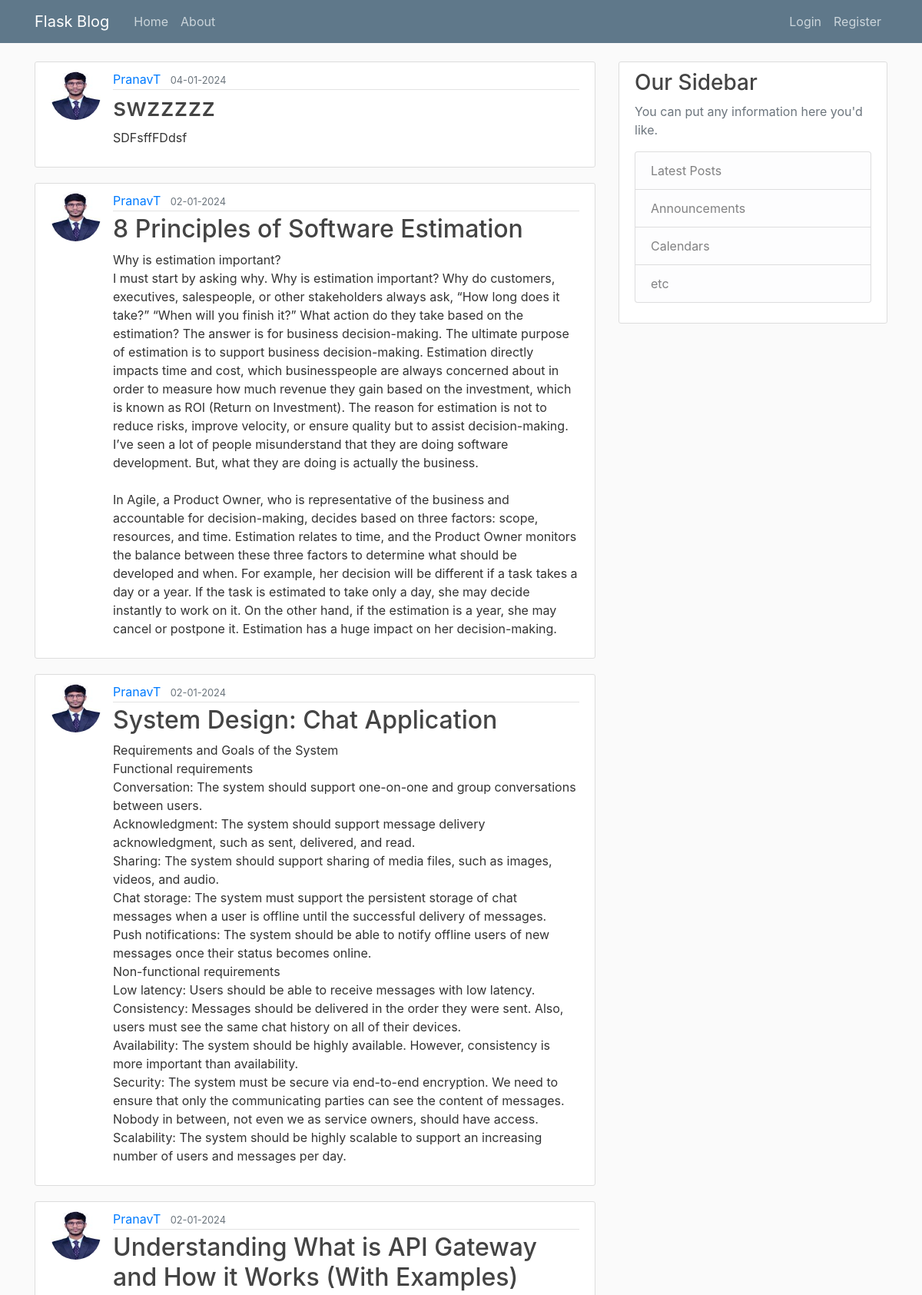
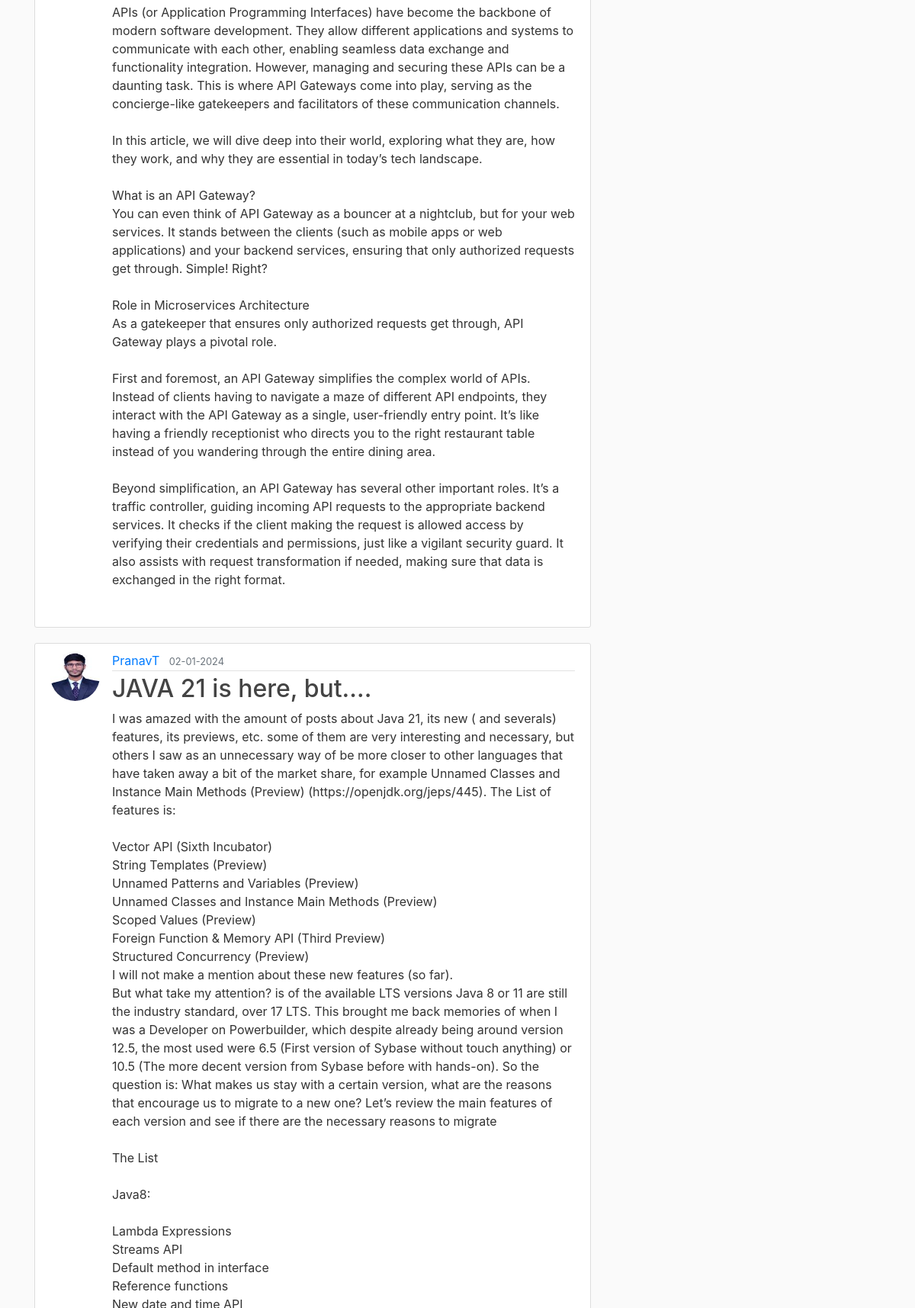
The page /home (upper part) on the database its author committed (2 pictures, top to bottom).
### flaskblog/models.py (models this page shows, shortened)
class Post(db.Model):
    id = db.Column(db.Integer, primary_key = True)
    title = db.Column(db.String(100), nullable=False)
    date_posted = db.Column(db.DateTime, nullable=False, default=datetime.now)
    content = db.Column(db.Text, nullable=False)
    user_id = db.Column(db.Integer, db.ForeignKey('user.id'), nullable=False )

class User(db.Model, UserMixin):
    id = db.Column(db.Integer, primary_key = True)
    username = db.Column(db.String(20), unique = True, nullable = False )
    email = db.Column(db.String(120), unique = True, nullable = False )
    image_file = db.Column(db.String(20), nullable=False, default='default.jpg')
    password = db.Column(db.String(60), nullable=False)
    posts = db.relationship('Post', backref='author', lazy=True)

### flaskblog/main/routes.py (the view)
@main.route("/")
@main.route("/home")
def home():
    page = request.args.get('page', 1, type=int)
    posts = Post.query.order_by(Post.date_posted.desc()).paginate(page=page, per_page=5)
    return render_template("home.html", posts=posts)

### flaskblog/templates/home.html (shortened to what this page needs)
{% extends "layout.html" %}
{% block content %}
    {% for post in posts.items %}
        <article class="media content-section">
            <img src="{{ url_for('static', filename='profile_pics/' + post.author.image_file) }}" class="rounded-circle article-img">
            <div class="media-body">
            <div class="article-metadata">
                <a class="mr-2" href="{{ url_for('users.user_posts', username=post.author.username) }}">{{ post.author.username }}</a>
                <small class="text-muted">{{ post.date_posted.strftime('%d-%m-%Y') }}</small>
            </div>
            <h2><a class="article-title" href="{{ url_for('posts.post', post_id=post.id) }}">{{ post.title }}</a></h2>
            <p class="article-content">{{ post.content }}</p>
            </div>
        </article>
    {% endfor %}
{% endblock content %}

### flaskblog/static/main.css (style rules this page uses)
body { background: #fafafa; color: #333333; margin-top: 5rem; }
h1, h2, h3, h4, h5, h6 { color: #444444; }
.content-section { background: #ffffff; padding: 10px 20px; border: 1px solid #dddddd; border-radius: 3px; margin-bottom: 20px; }
.article-title { color: #444444; }
.article-content { white-space: pre-line; }
.article-img { height: 65px; width: 65px; margin-right: 16px; }
.article-metadata { padding-bottom: 1px; margin-bottom: 4px; border-bottom: 1px solid #e3e3e3 }

### rows shown on the page
Post: image_file (picture), author.username "PranavT", date_posted "04-01-2024", title "swzzzzz", content "SDFsffFDdsf"
Post: image_file (picture), author.username "PranavT", date_posted "02-01-2024", title "8 Principles of Software Estimation", content "Why is estimation important? I must start by asking why. Why is estimation important? Why do customers, executives, salespeople, or other stakeholders always ask, “How long does it take?” “When will you finish it?” What action do they take based on the estimation? The answer is for business decision-making. The ultimate purpose of estimation is to support business decision-making. Estimation directly impacts time and cost, which businesspeople are always concerned about in order to measure how much revenue they gain based on the investment, which is known as ROI (Return on Investment). The reason for estimation is not to reduce risks, improve velocity, or ensure quality but to assist…"
Post: image_file (picture), author.username "PranavT", date_posted "02-01-2024", title "System Design: Chat Application", content "Requirements and Goals of the System Functional requirements Conversation: The system should support one-on-one and group conversations between users. Acknowledgment: The system should support message delivery acknowledgment, such as sent, delivered, and read. Sharing: The system should support sharing of media files, such as images, videos, and audio. Chat storage: The system must support the persistent storage of chat messages when a user is offline until the successful delivery of messages. Push notifications: The system should be able to notify offline users of new messages once their status becomes online. Non-functional requirements Low latency: Users should be able to receive…"
Post: image_file (picture), author.username "PranavT", date_posted "02-01-2024", title "Understanding What is API Gateway and How it Works (With Examples)", content "APIs (or Application Programming Interfaces) have become the backbone of modern software development. They allow different applications and systems to communicate with each other, enabling seamless data exchange and functionality integration. However, managing and securing these APIs can be a daunting task. This is where API Gateways come into play, serving as the concierge-like gatekeepers and facilitators of these communication channels. In this article, we will dive deep into their world, exploring what they are, how they work, and why they are essential in today’s tech landscape. What is an API Gateway? You can even think of API Gateway as a bouncer at a nightclub, but for your web…"
Post: image_file (picture), author.username "PranavT", date_posted "02-01-2024", title "JAVA 21 is here, but…."
